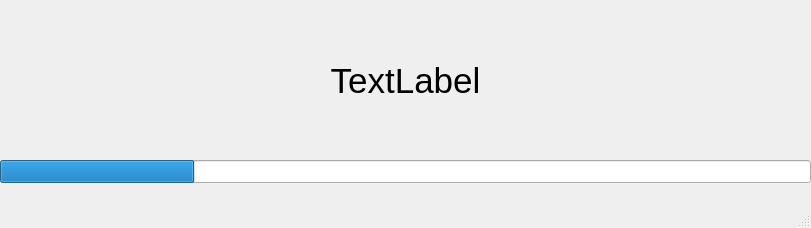
<?xml version="1.0" encoding="UTF-8"?>
<ui version="4.0">
 <class>MainProgram</class>
 <widget class="QMainWindow" name="MainProgram">
  <property name="geometry">
   <rect>
    <x>0</x>
    <y>0</y>
    <width>811</width>
    <height>228</height>
   </rect>
  </property>
  <property name="windowTitle">
   <string>MainWindow</string>
  </property>
  <widget class="QWidget" name="centralwidget">
   <widget class="QProgressBar" name="progressBar">
    <property name="geometry">
     <rect>
      <x>0</x>
      <y>160</y>
      <width>811</width>
      <height>23</height>
     </rect>
    </property>
    <property name="mouseTracking">
     <bool>false</bool>
    </property>
    <property name="value">
     <number>24</number>
    </property>
    <property name="textVisible">
     <bool>false</bool>
    </property>
   </widget>
   <widget class="QLabel" name="label">
    <property name="geometry">
     <rect>
      <x>10</x>
      <y>10</y>
      <width>791</width>
      <height>141</height>
     </rect>
    </property>
    <property name="font">
     <font>
      <pointsize>26</pointsize>
     </font>
    </property>
    <property name="text">
     <string>TextLabel</string>
    </property>
    <property name="alignment">
     <set>Qt::AlignCenter</set>
    </property>
   </widget>
  </widget>
  <widget class="QMenuBar" name="menubar">
   <property name="geometry">
    <rect>
     <x>0</x>
     <y>0</y>
     <width>811</width>
     <height>22</height>
    </rect>
   </property>
  </widget>
  <widget class="QStatusBar" name="statusbar"/>
 </widget>
 <resources/>
 <connections/>
</ui>
